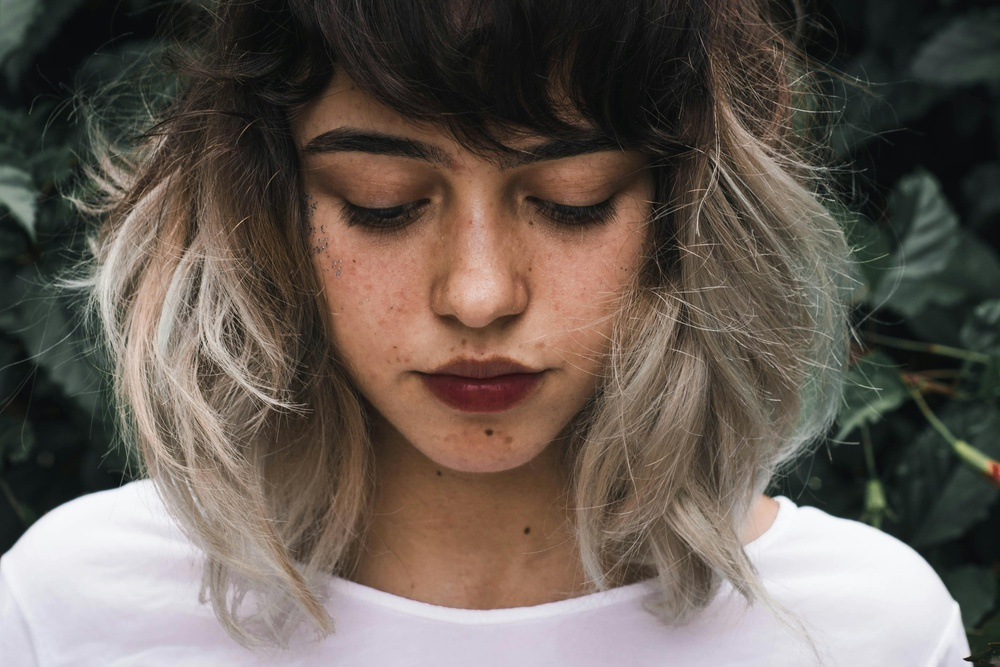
#> input picture beauty.jpg, 1000 x 667 px, shrunk from 4608 x 3072 before the run
$ jupyter execute 'Closing and OPening OPeration.ipynb'
#> lines starting #> are read from the running program, lines starting #| are printed output that depends on the picture
## Closing and OPening OPeration

[cell 1]
import cv2
import numpy as np
from matplotlib import pyplot as plt

# Load Image
image = cv2.imread("beauty.jpg", 0)
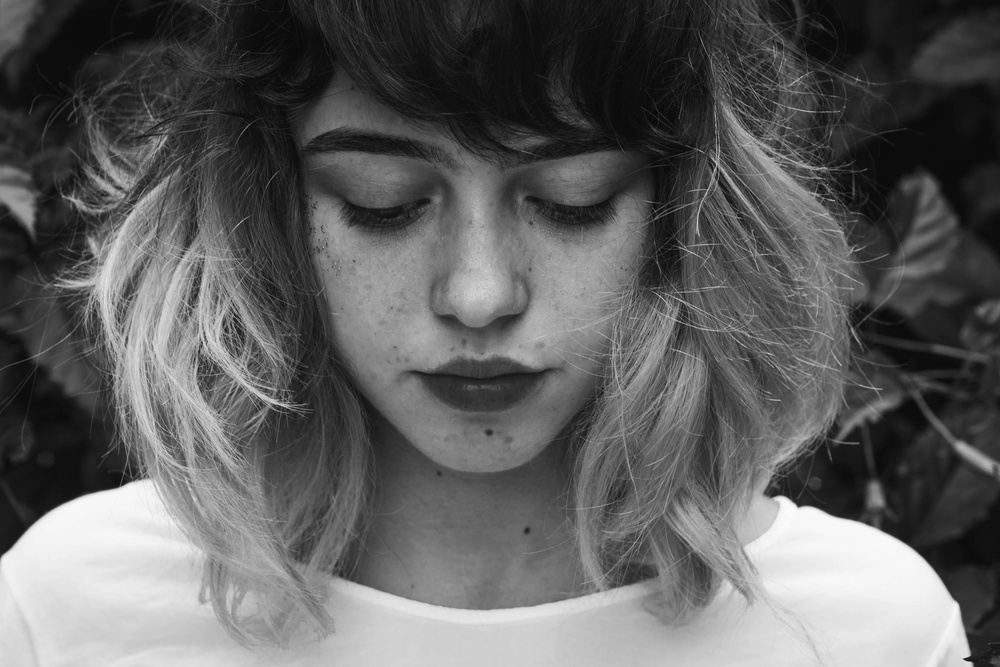
#> image: shape (667, 1000); min 4, max 253, mean 94.9

# Kernel
kernel = np.ones((5, 5), np.uint8)

# Closing Operation
closing = cv2.morphologyEx(image, cv2.MORPH_CLOSE, kernel)
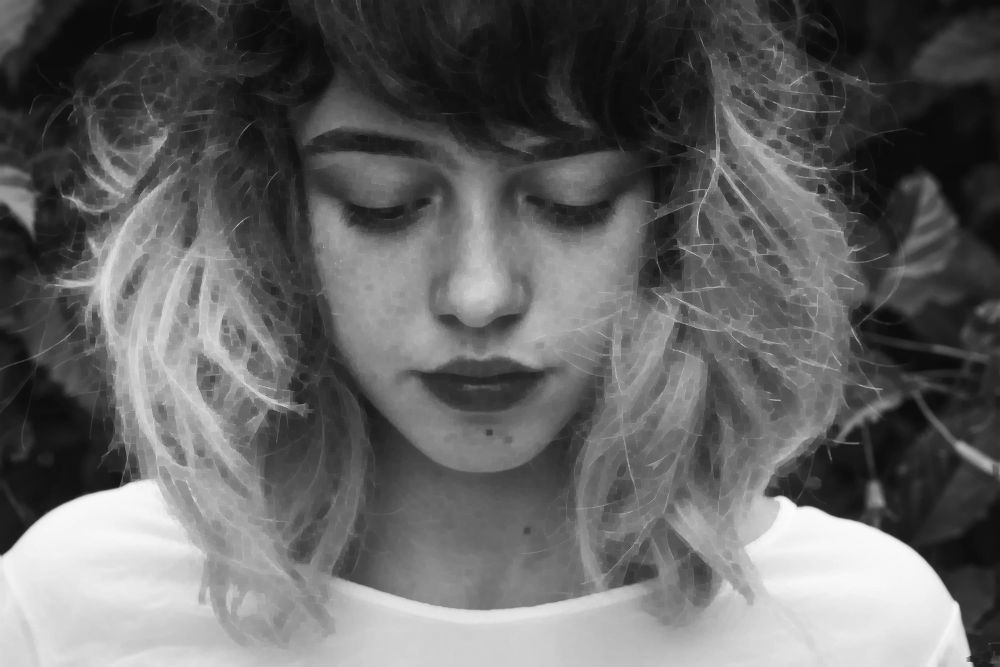
#> closing: shape (667, 1000); min 11, max 253, mean 100.1

# Opening Operation
opening = cv2.morphologyEx(image, cv2.MORPH_OPEN, kernel)
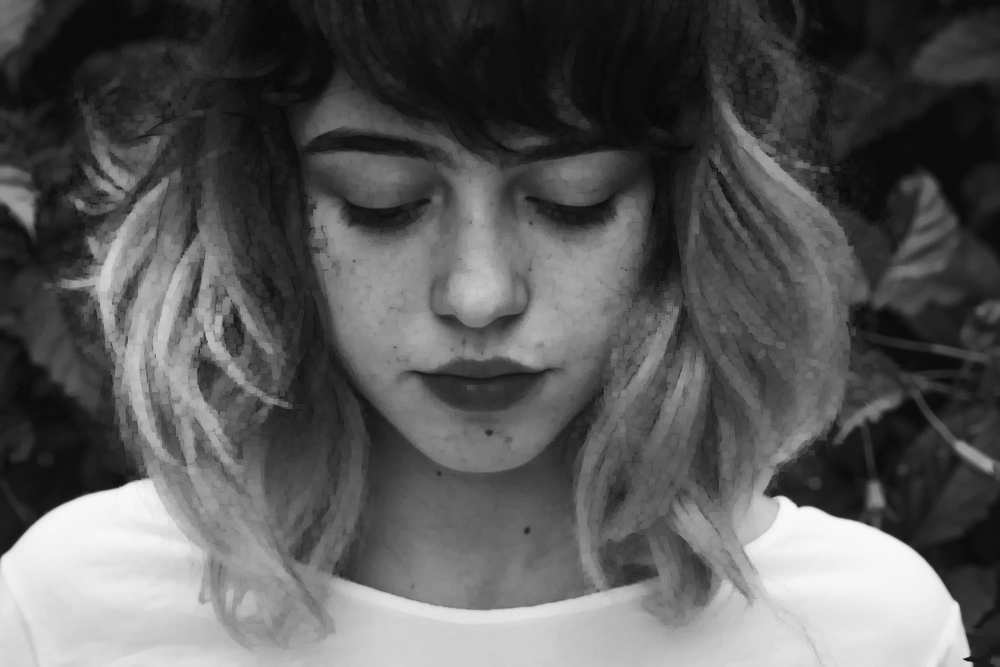
#> opening: shape (667, 1000); min 4, max 249, mean 89.4

# Display Images
plt.figure(figsize=(12, 8))

plt.subplot(131), plt.imshow(image, cmap='gray')
plt.title('Original Image'), plt.axis('off')

plt.subplot(132), plt.imshow(closing, cmap='gray')
plt.title('Closing Operation'), plt.axis('off')

plt.subplot(133), plt.imshow(opening, cmap='gray')
plt.title('Opening Operation'), plt.axis('off')

plt.show()
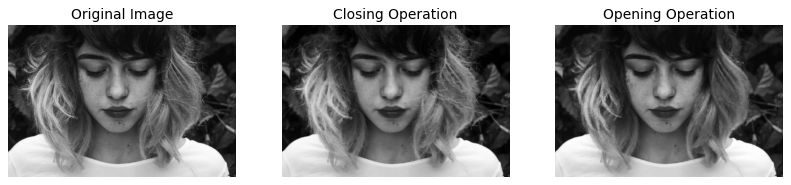
#> figure drawn by matplotlib, 3 panels
